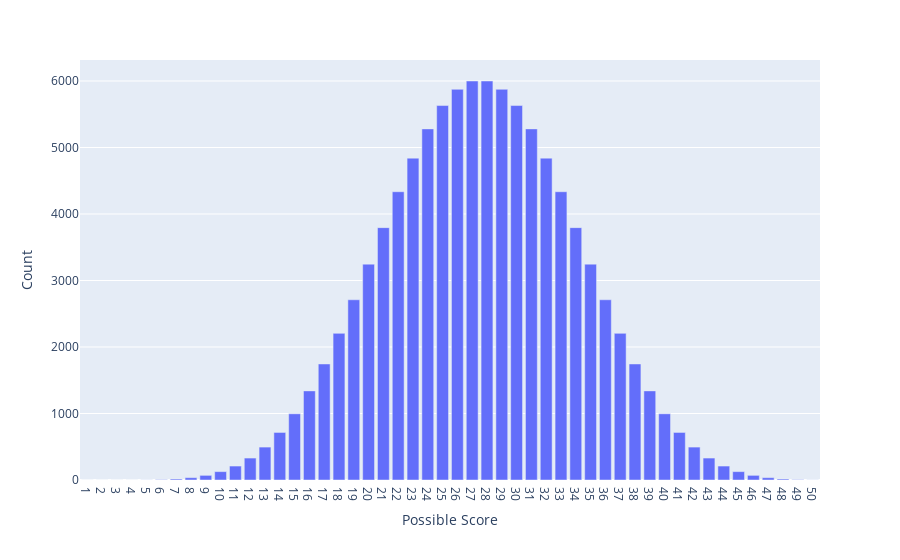

The notebook cell this image was saved under:
### Code cell
# Manually count possible combinations of 5 scores, from 1 - 10, and resulting sums
# model this with PMF

# initialize dict with keys 1 to 50:
score_dict = {}
for i in range(1, 51, 1):
    score_dict.update({i: 0})

counter = 0
for i in range(1, 11, 1):
    for j in range(1, 11, 1):
        for k in range(1, 11, 1):
            for l in range(1, 11, 1):
                for m in range(1, 11, 1):
                    score = i + j + k + l + m
                    counter += 1
                    score_dict[score] += 1

# print(score_dict)
# print(counter)
# plt.bar(list(score_dict.keys()), score_dict.values())

fig = px.bar(x = list(score_dict.keys()), y = score_dict.values(), labels = {"x": "Possible Score", "y": "Count"})
fig.update_layout(
    xaxis = dict(
        tickmode = 'linear',
        # tick0 = 0.5,
        dtick = 1    
        )
)
fig.show()

count = 0
count_way = 0
for key, value in score_dict.items():
    if key >= 40:
        count += score_dict[key]
        count_way += 1

print(count)
print(count_way)

### Figure 1 — Plotly figure (JSON) as saved in the notebook; plotly's stock layout.template omitted (floating-point values rounded to 4 significant figures)
{"data": [{"alignmentgroup": "True", "hovertemplate": "Possible Score=%{x}<br>Count=%{y}<extra></extra>", "legendgroup": "", "marker": {"color": "#636efa", "pattern": {"shape": ""}}, "name": "", "offsetgroup": "", "orientation": "v", "showlegend": false, "textposition": "auto", "type": "bar", "x": [1, 2, 3, 4, 5, 6, 7, 8, 9, 10, 11, 12, 13, 14, 15, 16, 17, 18, 19, 20, 21, 22, 23, 24, 25, 26, 27, 28, 29, 30, 31, 32, 33, 34, 35, 36, 37, 38, 39, 40, 41, 42, 43, 44, 45, 46, 47, 48, 49, 50], "xaxis": "x", "y": [0, 0, 0, 0, 1, 5, 15, 35, 70, 126, 210, 330, 495, 715, 996, 1340, 1745, 2205, 2710, 3246, 3795, 4335, 4840, 5280, 5631, 5875, 6000, 6000, 5875, 5631, 5280, 4840, 4335, 3795, 3246, 2710, 2205, 1745, 1340, 996, 715, 495, 330, 210, 126, 70, 35, 15, 5, 1], "yaxis": "y"}], "layout": {"barmode": "relative", "legend": {"tracegroupgap": 0}, "margin": {"t": 60}, "xaxis": {"anchor": "y", "domain": [0, 1], "dtick": 1, "tickmode": "linear", "title": {"text": "Possible Score"}}, "yaxis": {"anchor": "x", "domain": [0, 1], "title": {"text": "Count"}}}}
